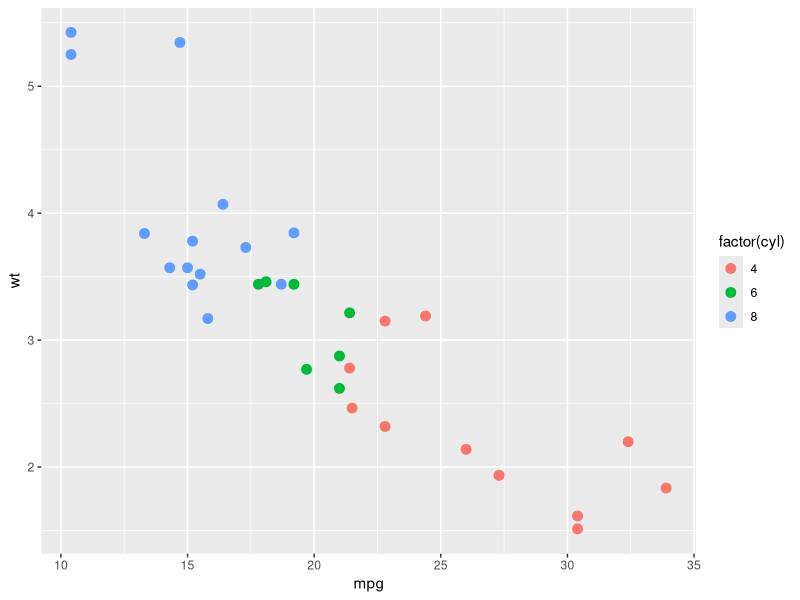

The R source for this figure:
# SETUP: library(ggplot2)
# NL: using mtcars, make a scatter plot of mpg vs wt with points colored by the number of cylinders, and set the point size to 3
library(ggplot2)
ggplot(mtcars, aes(x = mpg, y = wt, color = factor(cyl))) + geom_point(size = 3)
